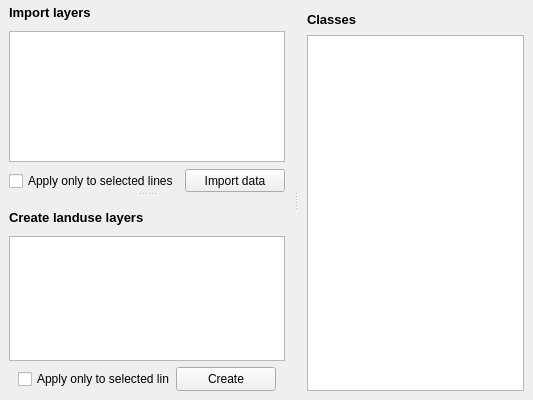
                   <widget class="QSplitter" name="splitter_4">
                    <property name="orientation">
                     <enum>Qt::Horizontal</enum>
                    </property>
                    <widget class="QFrame" name="frame_4">
                     <property name="sizePolicy">
                      <sizepolicy hsizetype="Preferred" vsizetype="Preferred">
                       <horstretch>0</horstretch>
                       <verstretch>0</verstretch>
                      </sizepolicy>
                     </property>
                     <property name="frameShape">
                      <enum>QFrame::NoFrame</enum>
                     </property>
                     <property name="frameShadow">
                      <enum>QFrame::Raised</enum>
                     </property>
                     <layout class="QGridLayout" name="gridLayout_7">
                      <property name="leftMargin">
                       <number>0</number>
                      </property>
                      <property name="topMargin">
                       <number>0</number>
                      </property>
                      <property name="rightMargin">
                       <number>0</number>
                      </property>
                      <property name="bottomMargin">
                       <number>0</number>
                      </property>
                      <item row="0" column="0">
                       <widget class="QSplitter" name="splitter_3">
                        <property name="sizePolicy">
                         <sizepolicy hsizetype="Preferred" vsizetype="Preferred">
                          <horstretch>0</horstretch>
                          <verstretch>0</verstretch>
                         </sizepolicy>
                        </property>
                        <property name="orientation">
                         <enum>Qt::Vertical</enum>
                        </property>
                        <widget class="QFrame" name="selectionViewFrame">
                         <property name="sizePolicy">
                          <sizepolicy hsizetype="Preferred" vsizetype="Preferred">
                           <horstretch>0</horstretch>
                           <verstretch>0</verstretch>
                          </sizepolicy>
                         </property>
                         <property name="minimumSize">
                          <size>
                           <width>0</width>
                           <height>0</height>
                          </size>
                         </property>
                         <property name="frameShape">
                          <enum>QFrame::NoFrame</enum>
                         </property>
                         <property name="frameShadow">
                          <enum>QFrame::Raised</enum>
                         </property>
                         <layout class="QGridLayout" name="gridLayout_13">
                          <property name="topMargin">
                           <number>0</number>
                          </property>
                          <property name="bottomMargin">
                           <number>0</number>
                          </property>
                          <item row="2" column="0">
                           <widget class="QFrame" name="frame_7">
                            <property name="minimumSize">
                             <size>
                              <width>0</width>
                              <height>24</height>
                             </size>
                            </property>
                            <property name="maximumSize">
                             <size>
                              <width>16777215</width>
                              <height>25</height>
                             </size>
                            </property>
                            <property name="frameShape">
                             <enum>QFrame::NoFrame</enum>
                            </property>
                            <property name="frameShadow">
                             <enum>QFrame::Raised</enum>
                            </property>
                            <layout class="QHBoxLayout" name="horizontalLayout_5">
                             <property name="leftMargin">
                              <number>0</number>
                             </property>
                             <property name="topMargin">
                              <number>1</number>
                             </property>
                             <property name="rightMargin">
                              <number>0</number>
                             </property>
                             <property name="bottomMargin">
                              <number>1</number>
                             </property>
                             <item>
                              <widget class="QCheckBox" name="importSelection">
                               <property name="sizePolicy">
                                <sizepolicy hsizetype="Preferred" vsizetype="Fixed">
                                 <horstretch>0</horstretch>
                                 <verstretch>0</verstretch>
                                </sizepolicy>
                               </property>
                               <property name="minimumSize">
                                <size>
                                 <width>0</width>
                                 <height>24</height>
                                </size>
                               </property>
                               <property name="maximumSize">
                                <size>
                                 <width>16777215</width>
                                 <height>24</height>
                                </size>
                               </property>
                               <property name="text">
                                <string>Apply only to selected lines</string>
                               </property>
                              </widget>
                             </item>
                             <item>
                              <widget class="QPushButton" name="importRun">
                               <property name="sizePolicy">
                                <sizepolicy hsizetype="Preferred" vsizetype="Fixed">
                                 <horstretch>0</horstretch>
                                 <verstretch>0</verstretch>
                                </sizepolicy>
                               </property>
                               <property name="minimumSize">
                                <size>
                                 <width>100</width>
                                 <height>23</height>
                                </size>
                               </property>
                               <property name="maximumSize">
                                <size>
                                 <width>16777215</width>
                                 <height>23</height>
                                </size>
                               </property>
                               <property name="layoutDirection">
                                <enum>Qt::LeftToRight</enum>
                               </property>
                               <property name="text">
                                <string>Import data</string>
                               </property>
                               <property name="icon">
                                <iconset>
                                 <normaloff>:/plugins/MitiConnect/icons/play.svg</normaloff>:/plugins/MitiConnect/icons/play.svg</iconset>
                               </property>
                               <property name="autoDefault">
                                <bool>false</bool>
                               </property>
                              </widget>
                             </item>
                            </layout>
                           </widget>
                          </item>
                          <item row="1" column="0">
                           <widget class="QTableView" name="importView">
                            <property name="sizePolicy">
                             <sizepolicy hsizetype="Preferred" vsizetype="Preferred">
                              <horstretch>0</horstretch>
                              <verstretch>0</verstretch>
                             </sizepolicy>
                            </property>
                            <property name="minimumSize">
                             <size>
                              <width>0</width>
                              <height>0</height>
                             </size>
                            </property>
                            <property name="alternatingRowColors">
                             <bool>true</bool>
                            </property>
                            <property name="selectionBehavior">
                             <enum>QAbstractItemView::SelectRows</enum>
                            </property>
                            <property name="sortingEnabled">
                             <bool>true</bool>
                            </property>
                           </widget>
                          </item>
                          <item row="0" column="0">
                           <widget class="QFrame" name="frame_9">
                            <property name="maximumSize">
                             <size>
                              <width>16777215</width>
                              <height>25</height>
                             </size>
                            </property>
                            <property name="frameShape">
                             <enum>QFrame::NoFrame</enum>
                            </property>
                            <property name="frameShadow">
                             <enum>QFrame::Raised</enum>
                            </property>
                            <layout class="QHBoxLayout" name="horizontalLayout_13">
                             <property name="leftMargin">
                              <number>0</number>
                             </property>
                             <property name="topMargin">
                              <number>0</number>
                             </property>
                             <property name="rightMargin">
                              <number>0</number>
                             </property>
                             <property name="bottomMargin">
                              <number>0</number>
                             </property>
                             <item>
                              <widget class="QLabel" name="selectionLabel">
                               <property name="sizePolicy">
                                <sizepolicy hsizetype="Preferred" vsizetype="Fixed">
                                 <horstretch>0</horstretch>
                                 <verstretch>0</verstretch>
                                </sizepolicy>
                               </property>
                               <property name="font">
                                <font>
                                 <pointsize>10</pointsize>
                                 <weight>75</weight>
                                 <bold>true</bold>
                                </font>
                               </property>
                               <property name="text">
                                <string>Import layers</string>
                               </property>
                               <property name="scaledContents">
                                <bool>true</bool>
                               </property>
                               <property name="alignment">
                                <set>Qt::AlignLeading|Qt::AlignLeft|Qt::AlignVCenter</set>
                               </property>
                               <property name="wordWrap">
                                <bool>false</bool>
                               </property>
                              </widget>
                             </item>
                             <item>
                              <spacer name="horizontalSpacer_3">
                               <property name="orientation">
                                <enum>Qt::Horizontal</enum>
                               </property>
                               <property name="sizeType">
                                <enum>QSizePolicy::Expanding</enum>
                               </property>
                               <property name="sizeHint" stdset="0">
                                <size>
                                 <width>263</width>
                                 <height>20</height>
                                </size>
                               </property>
                              </spacer>
                             </item>
                             <item>
                              <widget class="QToolButton" name="importVector">
                               <property name="sizePolicy">
                                <sizepolicy hsizetype="Fixed" vsizetype="Fixed">
                                 <horstretch>0</horstretch>
                                 <verstretch>0</verstretch>
                                </sizepolicy>
                               </property>
                               <property name="minimumSize">
                                <size>
                                 <width>25</width>
                                 <height>25</height>
                                </size>
                               </property>
                               <property name="toolTip">
                                <string>Import vector data</string>
                               </property>
                               <property name="text">
                                <string/>
                               </property>
                               <property name="icon">
                                <iconset>
                                 <normaloff>:/plugins/MitiConnect/icons/mActionNewVectorLayer.svg</normaloff>:/plugins/MitiConnect/icons/mActionNewVectorLayer.svg</iconset>
                               </property>
                               <property name="autoRaise">
                                <bool>true</bool>
                               </property>
                              </widget>
                             </item>
                             <item>
                              <widget class="QToolButton" name="importRaster">
                               <property name="sizePolicy">
                                <sizepolicy hsizetype="Fixed" vsizetype="Fixed">
                                 <horstretch>0</horstretch>
                                 <verstretch>0</verstretch>
                                </sizepolicy>
                               </property>
                               <property name="minimumSize">
                                <size>
                                 <width>25</width>
                                 <height>25</height>
                                </size>
                               </property>
                               <property name="toolTip">
                                <string>Import raster data</string>
                               </property>
                               <property name="text">
                                <string/>
                               </property>
                               <property name="icon">
                                <iconset>
                                 <normaloff>:/plugins/MitiConnect/icons/mActionAddRasterLayer.svg</normaloff>:/plugins/MitiConnect/icons/mActionAddRasterLayer.svg</iconset>
                               </property>
                               <property name="autoRaise">
                                <bool>true</bool>
                               </property>
                              </widget>
                             </item>
                             <item>
                              <widget class="QToolButton" name="importDelete">
                               <property name="sizePolicy">
                                <sizepolicy hsizetype="Fixed" vsizetype="Fixed">
                                 <horstretch>0</horstretch>
                                 <verstretch>0</verstretch>
                                </sizepolicy>
                               </property>
                               <property name="toolTip">
                                <string>Delete selected lines</string>
                               </property>
                               <property name="text">
                                <string/>
                               </property>
                               <property name="icon">
                                <iconset>
                                 <normaloff>:/plugins/MitiConnect/icons/mActionDeleteSelected.svg</normaloff>:/plugins/MitiConnect/icons/mActionDeleteSelected.svg</iconset>
                               </property>
                               <property name="autoRaise">
                                <bool>true</bool>
                               </property>
                              </widget>
                             </item>
                            </layout>
                           </widget>
                          </item>
                         </layout>
                        </widget>
                        <widget class="QFrame" name="frame_29">
                         <property name="sizePolicy">
                          <sizepolicy hsizetype="Preferred" vsizetype="Preferred">
                           <horstretch>0</horstretch>
                           <verstretch>0</verstretch>
                          </sizepolicy>
                         </property>
                         <property name="minimumSize">
                          <size>
                           <width>0</width>
                           <height>0</height>
                          </size>
                         </property>
                         <property name="maximumSize">
                          <size>
                           <width>16777215</width>
                           <height>16777215</height>
                          </size>
                         </property>
                         <property name="frameShape">
                          <enum>QFrame::NoFrame</enum>
                         </property>
                         <property name="frameShadow">
                          <enum>QFrame::Raised</enum>
                         </property>
                         <layout class="QGridLayout" name="gridLayout_12">
                          <item row="0" column="1">
                           <spacer name="horizontalSpacer_5">
                            <property name="orientation">
                             <enum>Qt::Horizontal</enum>
                            </property>
                            <property name="sizeType">
                             <enum>QSizePolicy::Expanding</enum>
                            </property>
                            <property name="sizeHint" stdset="0">
                             <size>
                              <width>321</width>
                              <height>15</height>
                             </size>
                            </property>
                           </spacer>
                          </item>
                          <item row="2" column="0" colspan="4">
                           <widget class="QFrame" name="frame_16">
                            <property name="minimumSize">
                             <size>
                              <width>0</width>
                              <height>24</height>
                             </size>
                            </property>
                            <property name="maximumSize">
                             <size>
                              <width>16777215</width>
                              <height>25</height>
                             </size>
                            </property>
                            <property name="frameShape">
                             <enum>QFrame::NoFrame</enum>
                            </property>
                            <property name="frameShadow">
                             <enum>QFrame::Raised</enum>
                            </property>
                            <layout class="QHBoxLayout" name="horizontalLayout_7">
                             <property name="topMargin">
                              <number>0</number>
                             </property>
                             <property name="bottomMargin">
                              <number>0</number>
                             </property>
                             <item>
                              <widget class="QCheckBox" name="landuseSelection">
                               <property name="sizePolicy">
                                <sizepolicy hsizetype="Preferred" vsizetype="Fixed">
                                 <horstretch>0</horstretch>
                                 <verstretch>0</verstretch>
                                </sizepolicy>
                               </property>
                               <property name="minimumSize">
                                <size>
                                 <width>150</width>
                                 <height>24</height>
                                </size>
                               </property>
                               <property name="maximumSize">
                                <size>
                                 <width>16777215</width>
                                 <height>24</height>
                                </size>
                               </property>
                               <property name="text">
                                <string>Apply only to selected lines</string>
                               </property>
                              </widget>
                             </item>
                             <item>
                              <widget class="QPushButton" name="mergeRun">
                               <property name="sizePolicy">
                                <sizepolicy hsizetype="Preferred" vsizetype="Fixed">
                                 <horstretch>0</horstretch>
                                 <verstretch>0</verstretch>
                                </sizepolicy>
                               </property>
                               <property name="minimumSize">
                                <size>
                                 <width>100</width>
                                 <height>24</height>
                                </size>
                               </property>
                               <property name="maximumSize">
                                <size>
                                 <width>16777215</width>
                                 <height>24</height>
                                </size>
                               </property>
                               <property name="layoutDirection">
                                <enum>Qt::LeftToRight</enum>
                               </property>
                               <property name="text">
                                <string>Create</string>
                               </property>
                               <property name="icon">
                                <iconset>
                                 <normaloff>:/plugins/MitiConnect/icons/play.svg</normaloff>:/plugins/MitiConnect/icons/play.svg</iconset>
                               </property>
                               <property name="autoDefault">
                                <bool>false</bool>
                               </property>
                              </widget>
                             </item>
                            </layout>
                           </widget>
                          </item>
                          <item row="0" column="2">
                           <widget class="QToolButton" name="mergeNew">
                            <property name="sizePolicy">
                             <sizepolicy hsizetype="Fixed" vsizetype="Fixed">
                              <horstretch>0</horstretch>
                              <verstretch>0</verstretch>
                             </sizepolicy>
                            </property>
                            <property name="minimumSize">
                             <size>
                              <width>25</width>
                              <height>25</height>
                             </size>
                            </property>
                            <property name="toolTip">
                             <string>Add land use layer</string>
                            </property>
                            <property name="text">
                             <string/>
                            </property>
                            <property name="icon">
                             <iconset>
                              <normaloff>:/plugins/MitiConnect/icons/symbologyAdd.svg</normaloff>:/plugins/MitiConnect/icons/symbologyAdd.svg</iconset>
                            </property>
                            <property name="autoRaise">
                             <bool>true</bool>
                            </property>
                           </widget>
                          </item>
                          <item row="1" column="0" colspan="4">
                           <widget class="QTableView" name="mergeView">
                            <property name="sizePolicy">
                             <sizepolicy hsizetype="Preferred" vsizetype="Preferred">
                              <horstretch>0</horstretch>
                              <verstretch>0</verstretch>
                             </sizepolicy>
                            </property>
                            <property name="minimumSize">
                             <size>
                              <width>0</width>
                              <height>0</height>
                             </size>
                            </property>
                            <property name="sortingEnabled">
                             <bool>true</bool>
                            </property>
                           </widget>
                          </item>
                          <item row="0" column="3">
                           <widget class="QToolButton" name="mergeRemove">
                            <property name="sizePolicy">
                             <sizepolicy hsizetype="Fixed" vsizetype="Fixed">
                              <horstretch>0</horstretch>
                              <verstretch>0</verstretch>
                             </sizepolicy>
                            </property>
                            <property name="minimumSize">
                             <size>
                              <width>25</width>
                              <height>25</height>
                             </size>
                            </property>
                            <property name="toolTip">
                             <string>Delete selected groups</string>
                            </property>
                            <property name="text">
                             <string/>
                            </property>
                            <property name="icon">
                             <iconset>
                              <normaloff>:/plugins/MitiConnect/icons/symbologyRemove.svg</normaloff>:/plugins/MitiConnect/icons/symbologyRemove.svg</iconset>
                            </property>
                            <property name="autoRaise">
                             <bool>true</bool>
                            </property>
                           </widget>
                          </item>
                          <item row="0" column="0">
                           <widget class="QLabel" name="label_113">
                            <property name="sizePolicy">
                             <sizepolicy hsizetype="Preferred" vsizetype="Preferred">
                              <horstretch>0</horstretch>
                              <verstretch>0</verstretch>
                             </sizepolicy>
                            </property>
                            <property name="minimumSize">
                             <size>
                              <width>0</width>
                              <height>0</height>
                             </size>
                            </property>
                            <property name="font">
                             <font>
                              <pointsize>10</pointsize>
                              <weight>75</weight>
                              <bold>true</bold>
                             </font>
                            </property>
                            <property name="text">
                             <string>Create landuse layers</string>
                            </property>
                            <property name="scaledContents">
                             <bool>true</bool>
                            </property>
                            <property name="wordWrap">
                             <bool>false</bool>
                            </property>
                           </widget>
                          </item>
                         </layout>
                        </widget>
                       </widget>
                      </item>
                     </layout>
                    </widget>
                    <widget class="QFrame" name="groupFrame">
                     <property name="sizePolicy">
                      <sizepolicy hsizetype="Preferred" vsizetype="Preferred">
                       <horstretch>0</horstretch>
                       <verstretch>0</verstretch>
                      </sizepolicy>
                     </property>
                     <property name="minimumSize">
                      <size>
                       <width>0</width>
                       <height>0</height>
                      </size>
                     </property>
                     <property name="frameShape">
                      <enum>QFrame::NoFrame</enum>
                     </property>
                     <property name="frameShadow">
                      <enum>QFrame::Raised</enum>
                     </property>
                     <layout class="QGridLayout" name="gridLayout_9">
                      <item row="0" column="0">
                       <widget class="QFrame" name="frame_3">
                        <property name="minimumSize">
                         <size>
                          <width>20</width>
                          <height>20</height>
                         </size>
                        </property>
                        <property name="maximumSize">
                         <size>
                          <width>16777215</width>
                          <height>20</height>
                         </size>
                        </property>
                        <property name="frameShape">
                         <enum>QFrame::NoFrame</enum>
                        </property>
                        <property name="frameShadow">
                         <enum>QFrame::Raised</enum>
                        </property>
                        <layout class="QHBoxLayout" name="horizontalLayout_4">
                         <property name="leftMargin">
                          <number>0</number>
                         </property>
                         <property name="topMargin">
                          <number>0</number>
                         </property>
                         <property name="rightMargin">
                          <number>0</number>
                         </property>
                         <property name="bottomMargin">
                          <number>0</number>
                         </property>
                         <item>
                          <widget class="QLabel" name="label_111">
                           <property name="sizePolicy">
                            <sizepolicy hsizetype="Preferred" vsizetype="Preferred">
                             <horstretch>0</horstretch>
                             <verstretch>0</verstretch>
                            </sizepolicy>
                           </property>
                           <property name="minimumSize">
                            <size>
                             <width>0</width>
                             <height>0</height>
                            </size>
                           </property>
                           <property name="font">
                            <font>
                             <pointsize>10</pointsize>
                             <weight>75</weight>
                             <bold>true</bold>
                            </font>
                           </property>
                           <property name="text">
                            <string>Classes</string>
                           </property>
                           <property name="scaledContents">
                            <bool>true</bool>
                           </property>
                          </widget>
                         </item>
                         <item>
                          <spacer name="horizontalSpacer">
                           <property name="orientation">
                            <enum>Qt::Horizontal</enum>
                           </property>
                           <property name="sizeType">
                            <enum>QSizePolicy::Expanding</enum>
                           </property>
                           <property name="sizeHint" stdset="0">
                            <size>
                             <width>416</width>
                             <height>15</height>
                            </size>
                           </property>
                          </spacer>
                         </item>
                        </layout>
                       </widget>
                      </item>
                      <item row="1" column="0">
                       <widget class="QTableView" name="classView">
                        <property name="sizePolicy">
                         <sizepolicy hsizetype="Preferred" vsizetype="Preferred">
                          <horstretch>0</horstretch>
                          <verstretch>0</verstretch>
                         </sizepolicy>
                        </property>
                        <property name="minimumSize">
                         <size>
                          <width>100</width>
                          <height>100</height>
                         </size>
                        </property>
                        <property name="sortingEnabled">
                         <bool>true</bool>
                        </property>
                       </widget>
                      </item>
                     </layout>
                    </widget>
                   </widget>
